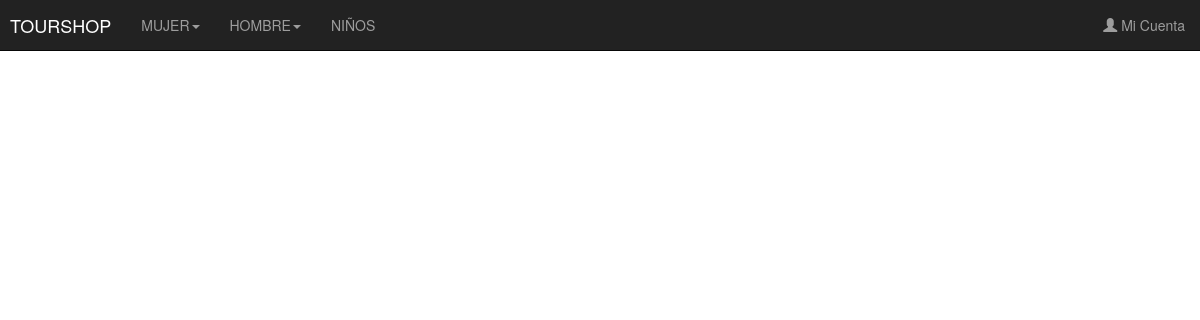
The page /php/ninos.php on the database as committed earlier.
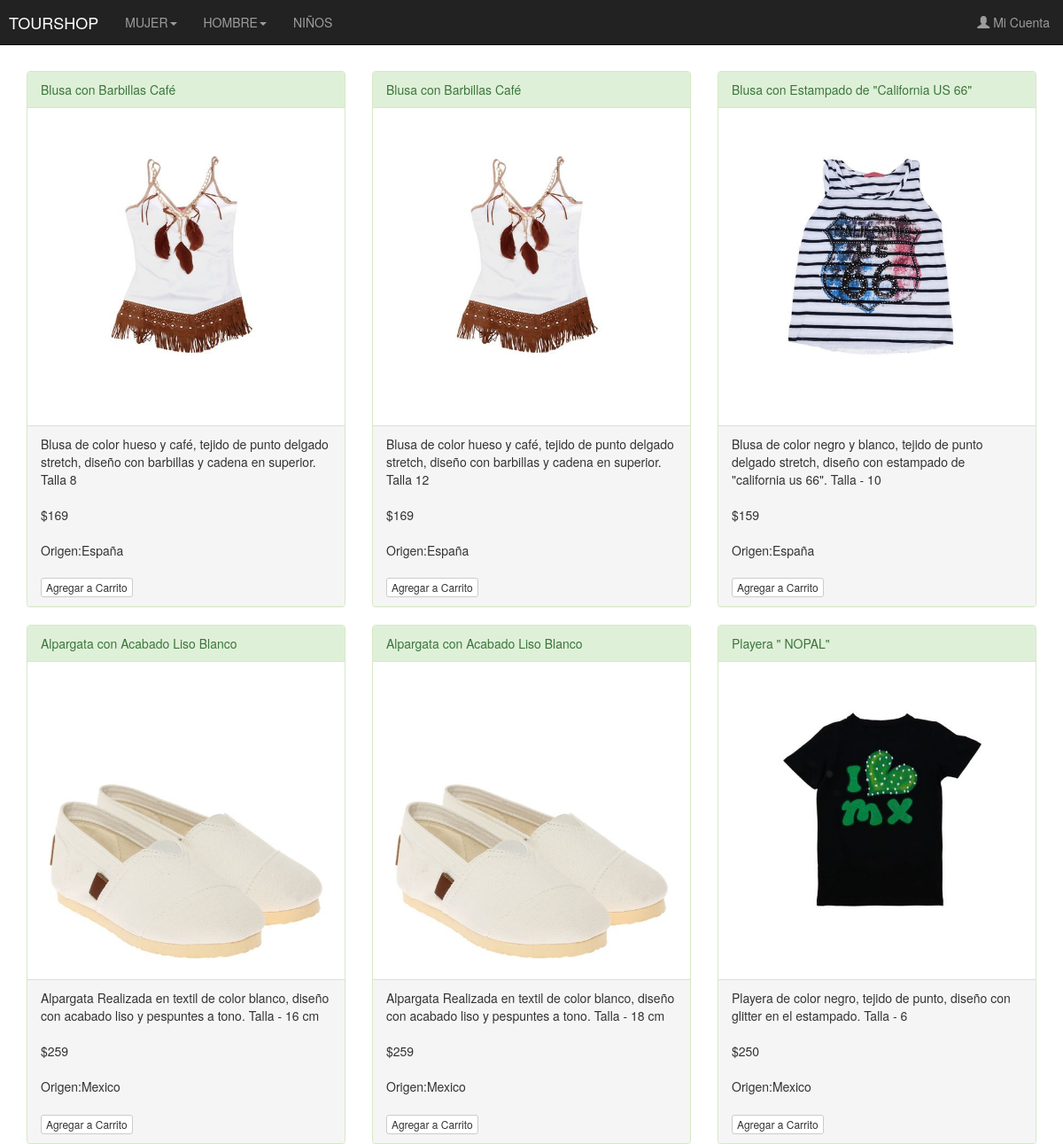
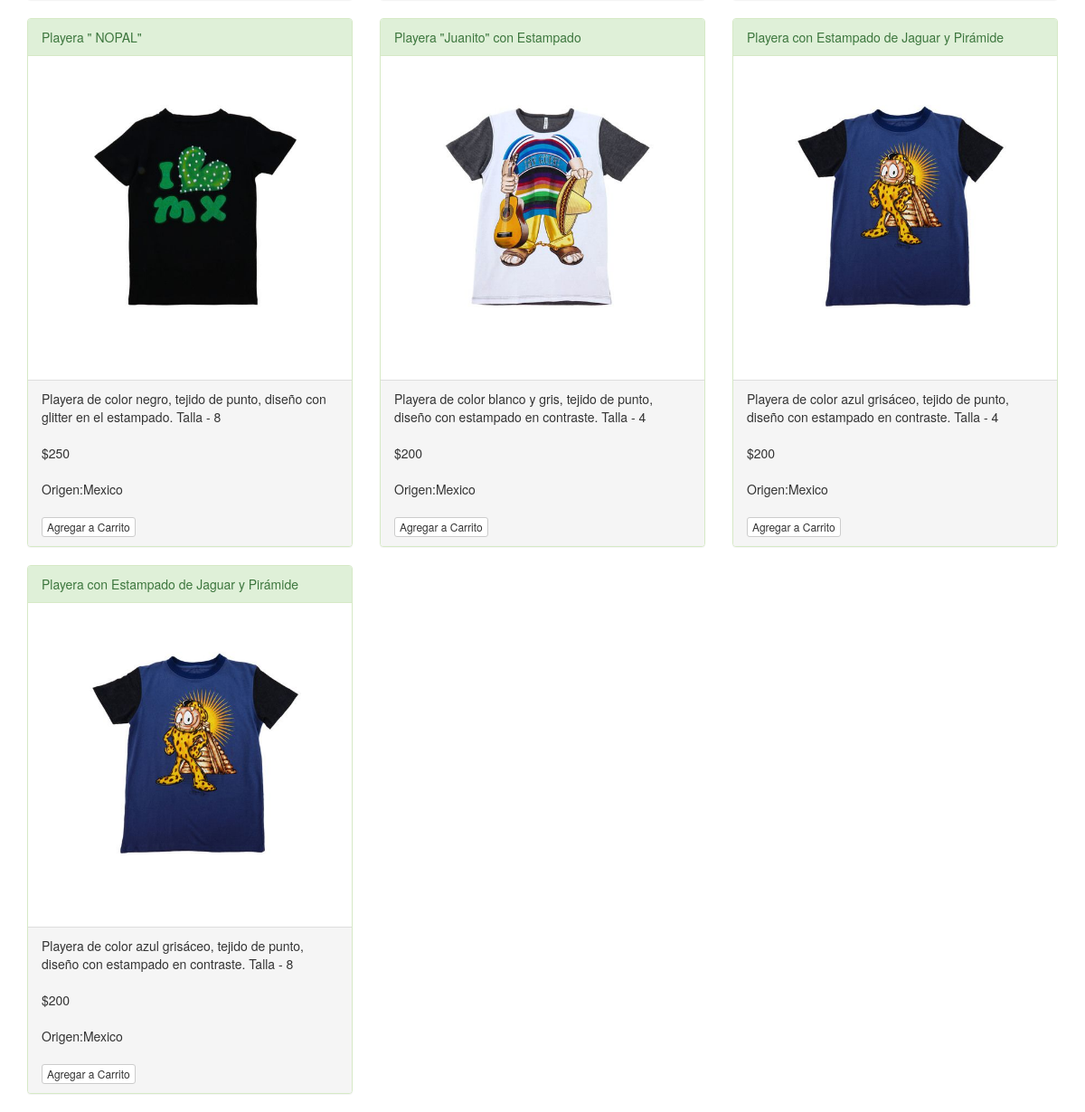
The same page on the database as committed later (2 pictures, top to bottom).
### tables this page shows
CREATE TABLE `producto` (
  `idproducto` int(11) NOT NULL,
  `nombre` varchar(45) NOT NULL,
  `idcategoria` int(11) NOT NULL,
  `tipo` varchar(4) NOT NULL,
  `descripcion` varchar(200) DEFAULT NULL,
  `foto` varchar(45) DEFAULT NULL,
  `precio` int(11) NOT NULL,
  `stock` int(11) NOT NULL,
  `idfab` int(11) DEFAULT NULL,
  `origen` varchar(45) DEFAULT NULL
);

### php/ninos.php (the view, shortened to what this page needs)
<? include 'head.php';
   $con = mysqli_connect("localhost", "final", "final", "finalDB");
   $query = mysqli_query($con, "SELECT * from producto where idcategoria=3");
   ?>
   <div style="margin-top: 80px;" class="container">
      <div class="row">
         <? while($row = mysqli_fetch_array($query)) { ?>
        <form  method="post" action="cart.php?producto=<? echo($row["idproducto"]) ?>">
         <div class="col-sm-4">
            <div class="panel panel-success">
               <div class="panel-heading"><? echo($row["nombre"]) ?></div>
               <div class="panel-body"><img src="../img/<? echo($row["foto"]) ?>" class="img-responsive" style="width:100%" alt="Image"></div>
               <div class="panel-footer"><? echo($row["descripcion"]) ?> <br></br> $<? echo($row["precio"]) ?><br></br> Origen:<? echo($row["origen"]) ?><br></br>
                  <input type="submit" name="btnagregarCarrito" value="Agregar a Carrito" class="btn btn-default btn-xs">
               </div>
            </div>
         </div>
         </form>
         <? } ?>
      </div>
   </div>
</body>
</html>

### php/head.php (shortened to what this page needs)
<!DOCTYPE html>
<html lan="en">
   <head>
      <link rel="stylesheet" type="text/css" href="../css/final.css">
      <link rel="stylesheet" href="https://maxcdn.bootstrapcdn.com/bootstrap/3.3.7/css/bootstrap.min.css">
   </head>
   <body>
      <nav class="navbar navbar-inverse navbar-fixed-top">
         <div class="container-fluid">
            <div class="navbar-header">
               <ul>
                  <li class="active" style="margin-left:-45px;"><a class="navbar-brand" href="index2.php">TOURSHOP</a></li>
               </ul>
            </div>
            <div class="collapse navbar-collapse" id="myNavbar">
               <ul class="nav navbar-nav">
                  <li class="dropdown">
                     <a  href="mujer.php" class="dropdown-toggle" data-toggle="dropdown">MUJER<span class="caret"></span></a>
                  </li>
                  <li class="dropdown">
                     <a class="dropdown-toggle" data-toggle="dropdown" href="hombre.php">HOMBRE<span class="caret"></span></a>
                  </li>
                  <li><a href="ninos.php">NIÑOS</a></li>
               </ul>
               <ul class="nav navbar-nav navbar-right">
                  <li><a href="login.php"><span class="glyphicon glyphicon-user"></span> Mi Cuenta</a></li>
               </ul>
            </div>
         </div>
      </nav>

### css/final.css (style rules this page uses)
.navbar { margin-bottom: 50px; border-radius: 0; }

Rows that differ between the two databases and show on the page:
added producto: nombre "Blusa con Barbillas Café", foto (picture), descripcion "Blusa de color hueso y café, tejido de punto delgado stretch, diseño con barbillas y cadena en superior. Talla 8", precio "169", origen "España"
added producto: nombre "Blusa con Barbillas Café", foto (picture), descripcion "Blusa de color hueso y café, tejido de punto delgado stretch, diseño con barbillas y cadena en superior. Talla 12", precio "169", origen "España"
added producto: nombre "Blusa con Estampado de \"California US 66\"", foto (picture), descripcion "Blusa de color negro y blanco, tejido de punto delgado stretch, diseño con estampado de \"california us 66\". Talla - 10", precio "159", origen "España"
added producto: nombre "Alpargata con Acabado Liso Blanco", foto (picture), descripcion "Alpargata Realizada en textil de color blanco, diseño con acabado liso y pespuntes a tono. Talla - 16 cm", precio "259", origen "Mexico"
added producto: nombre "Alpargata con Acabado Liso Blanco", foto (picture), descripcion "Alpargata Realizada en textil de color blanco, diseño con acabado liso y pespuntes a tono. Talla - 18 cm", precio "259", origen "Mexico"
added producto: nombre "Playera \" NOPAL\"", foto (picture), descripcion "Playera de color negro, tejido de punto, diseño con glitter en el estampado. Talla - 6", precio "250", origen "Mexico"
added producto: nombre "Playera \" NOPAL\"", foto (picture), descripcion "Playera de color negro, tejido de punto, diseño con glitter en el estampado. Talla - 8", precio "250", origen "Mexico"
added producto: nombre "Playera \"Juanito\" con Estampado", foto (picture), descripcion "Playera de color blanco y gris, tejido de punto, diseño con estampado en contraste. Talla - 4", precio "200", origen "Mexico"
added producto: nombre "Playera con Estampado de Jaguar y Pirámide", foto (picture), descripcion "Playera de color azul grisáceo, tejido de punto, diseño con estampado en contraste. Talla - 4", precio "200", origen "Mexico"
added producto: nombre "Playera con Estampado de Jaguar y Pirámide", foto (picture), descripcion "Playera de color azul grisáceo, tejido de punto, diseño con estampado en contraste. Talla - 8", precio "200", origen "Mexico"
